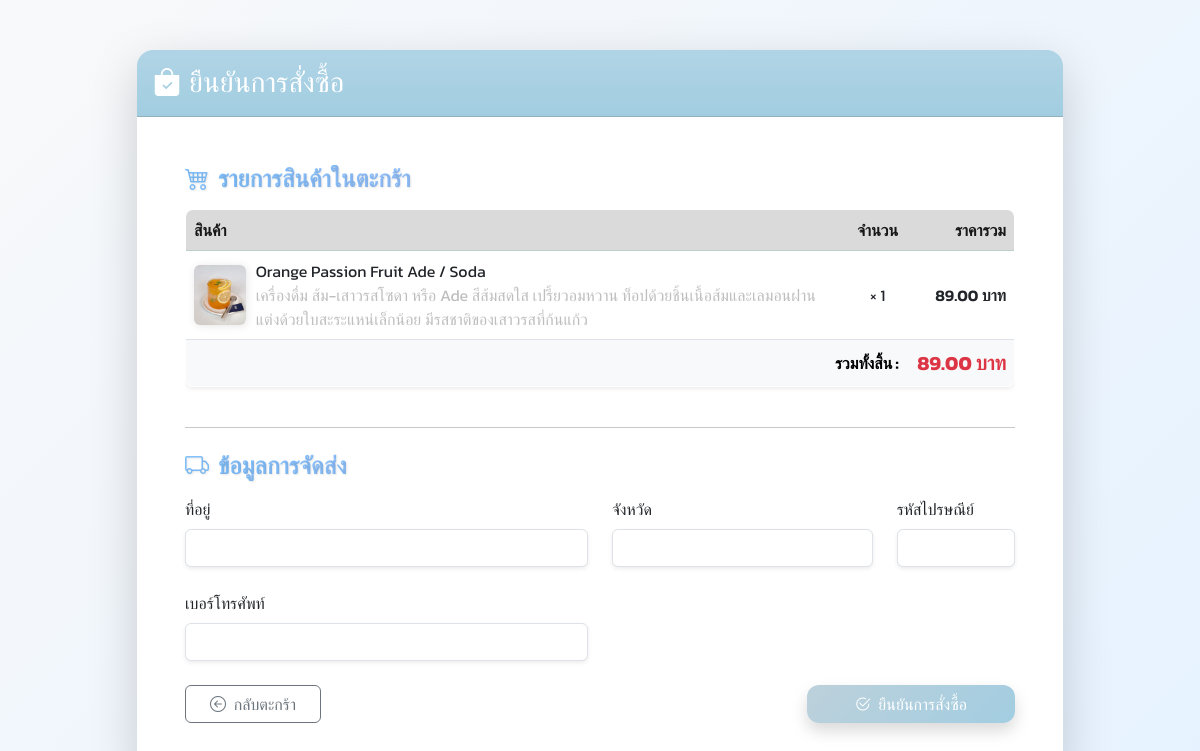
Page /checkout.php (signed in) on the committed database.
### tables this page shows
CREATE TABLE `cart` (
  `cart_id` int(11) NOT NULL,
  `user_id` int(11) DEFAULT NULL,
  `product_id` int(11) DEFAULT NULL,
  `quantity` int(11) NOT NULL,
  `added_at` timestamp NOT NULL DEFAULT current_timestamp()
);

CREATE TABLE `products` (
  `product_id` int(11) NOT NULL,
  `product_name` varchar(150) NOT NULL,
  `description` text DEFAULT NULL,
  `price` decimal(10,2) NOT NULL,
  `stock` int(11) DEFAULT 0,
  `image` varchar(255) DEFAULT NULL,
  `category_id` int(11) DEFAULT NULL,
  `created_at` timestamp NOT NULL DEFAULT current_timestamp()
);

### checkout.php (the view, shortened to what this page needs)
<?php
require 'config.php';
$user_id = $_SESSION['user_id'];
$stmt = $conn->prepare("SELECT cart.cart_id, cart.quantity, cart.product_id, products.product_name,
products.price, products.image , products.description
                    FROM cart
                    JOIN products ON cart.product_id = products.product_id
WHERE cart.user_id = ?");
$stmt->execute([$user_id]);
$items = $stmt->fetchAll(PDO::FETCH_ASSOC);
$total = 0;
foreach ($items as $item) {
    $total += $item['quantity'] * $item['price'];
}
?>
<!DOCTYPE html>
<html lang="th">
<head>
    <link href="https://cdn.jsdelivr.net/npm/bootstrap@5.3.0/dist/css/bootstrap.min.css" rel="stylesheet">
    <link href="https://cdn.jsdelivr.net/npm/bootstrap-icons@1.13.0/font/bootstrap-icons.css" rel="stylesheet">
</head>
<body class="bg-light">
    <div class="container mb-3">
        <div class="row justify-content-center">
            <div class="col-lg-10">
                <div class="card shadow-lg border-0 rounded-4 overflow-hidden">
                    <div class="card-header bg-gradient text-white py-3">
                        <h3 class="mb-0"><i class="bi bi-bag-check-fill me-2"></i>ยืนยันการสั่งซื้อ</h3>
                    </div>
                    <div class="card-body p-5">
                        <h5 class="fw-bold text-gradientSmall mb-3">
                            <i class="bi bi-cart4 me-1"></i> รายการสินค้าในตะกร้า
                        </h5>
                        <div class="table-responsive">
                            <table class="table align-middle border rounded-3 overflow-hidden shadow-sm">
                                <thead class="table-success">
                                    <tr>
                                        <th>สินค้า</th>
                                        <th class="text-center">จำนวน</th>
                                        <th class="text-end">ราคารวม</th>
                                    </tr>
                                </thead>
                                <tbody>
                                    <?php foreach ($items as $item): ?>
                                        <tr>
                                            <td style="width: 80%;">
                                                <div class="d-flex align-items-center">
                                                    <?php if (!empty($item['image'])): ?>
                                                        <img src="product_images/<?= htmlspecialchars($item['image']) ?>"
                                                            alt="<?= htmlspecialchars($item['product_name']) ?>" width="60"
                                                            height="60" class="rounded">
                                                    <?php else: ?>
                                                        <img src="product_images/no-image.png" alt="ไม่มีรูปภาพ" width="60"
                                                            height="60" class="rounded">
                                                    <?php endif; ?>
                                                    <div class="d-flex flex-column">
                                                        <span><?= htmlspecialchars($item['product_name']) ?></span>
                                                        <span class="text-secondary1"><?= htmlspecialchars($item['description']) ?></span>
                                                    </div>
                                                </div>
                                            </td>
                                            <td class="text-center">× <?= $item['quantity'] ?></td>
                                            <td class="text-end fw-semibold text-dark">
                                                <?= number_format($item['quantity'] * $item['price'], 2) ?> บาท
                                            </td>
                                        </tr>
                                    <?php endforeach; ?>
                                    <tr class="table-light fw-bold">
                                        <td colspan="2" class="text-end">รวมทั้งสิ้น :</td>
                                        <td class="text-end text-danger fs-5">
                                            <?= number_format($total, 2) ?> บาท
                                        </td>
                                    </tr>
                                </tbody>
                            </table>
                        </div>
                        <hr class="my-4">
                        <h5 class="fw-bold text-gradientSmall mb-3">
                            <i class="bi bi-truck me-1"></i> ข้อมูลการจัดส่ง
                        </h5>
                        <form method="post" class="row g-4">
                            <div class="col-md-6">
                                <label for="address" class="form-label">ที่อยู่</label>
                                <input type="text" name="address" id="address" class="form-control shadow-sm" required>
                            </div>
                            <div class="col-md-4">
                                <label for="city" class="form-label">จังหวัด</label>
                                <input type="text" name="city" id="city" class="form-control shadow-sm" required>
                            </div>
                            <div class="col-md-2">
                                <label for="postal_code" class="form-label">รหัสไปรษณีย์</label>
                                <input type="text" name="postal_code" id="postal_code" class="form-control shadow-sm"
                                    required>
                            </div>
                            <div class="col-md-6">
                                <label for="phone" class="form-label">เบอร์โทรศัพท์</label>
                                <input type="text" name="phone" id="phone" class="form-control shadow-sm" required>
                            </div>
                            <div class="col-12 d-flex justify-content-between mt-4">
                                <a href="cart.php" class="btn btn-outline-secondary px-4">
                                    <i class="bi bi-arrow-left-circle me-1"></i> กลับตะกร้า
                                </a>
                                <button type="submit" class="btn btn-gradient btn-edit px-5 shadow">
                                    <i class="bi bi-check2-circle me-1"></i> ยืนยันการสั่งซื้อ
                                </button>
                            </div>
                        </form>
                    </div>
                </div>
            </div>
        </div>
    </div>
    <link rel="stylesheet" href="https://cdn.jsdelivr.net/npm/bootstrap-icons@1.11.1/font/bootstrap-icons.css">
</body>
</html>

### checkout.php (style rules this page uses)
body { font-family: 'Kanit', 'Nunito', sans-serif; background: linear-gradient(135deg, #f8f9fa, #e6f2ff); }
.btn-gradient { color: white; font-weight: 500; border-radius: 12px; transition: all 0.3s; border: none; }
.btn-edit { background: linear-gradient(135deg, #bdd1dbff, #a2cde1ff); }
.card { border-radius: 15px; box-shadow: 0px 4px 15px rgba(0, 0, 0, 0.1); margin-top: 50px; }
label { font-weight: 500; }
.table thead th { background: #dadadaff; color: #181818ff; }
.bg-gradient { background-color: #a2cde1ff; }
.text-gradientSmall { background: linear-gradient(90deg, #80c2ffff, #a7c5ffff, #cdb4db); -webkit-background-clip: text; -webkit-text-fill-color: transparent; font-weight: 700; font-size: 1.5rem; text-shadow: 1px 1px 2px rgba(0, 0, 0, 0.1); }
img { max-width: 8%; border-radius: 12px; box-shadow: 1px 1px 8px rgba(0, 0, 0, 0.1); object-fit: cover; margin-right: 10px; }
.text-secondary1 { color: #bebebeff; }

### rows in the picture
cart: product.image (picture), product.product_name "Orange Passion Fruit Ade / Soda", product.description "เครื่องดื่ม ส้ม-เสาวรสโซดา หรือ Ade สีส้มสดใส เปรี้ยวอมหวาน ท็อปด้วยชิ้นเนื้อส้มและเลมอนฝาน แต่งด้วยใบสะระแหน่เล็กน้อย มีรสชาติของเสาวรสที่ก้นแก้ว", quantity "1", $item['quantity']*$item['price'] "89.00"

### other values in the picture
$total "89.00"
